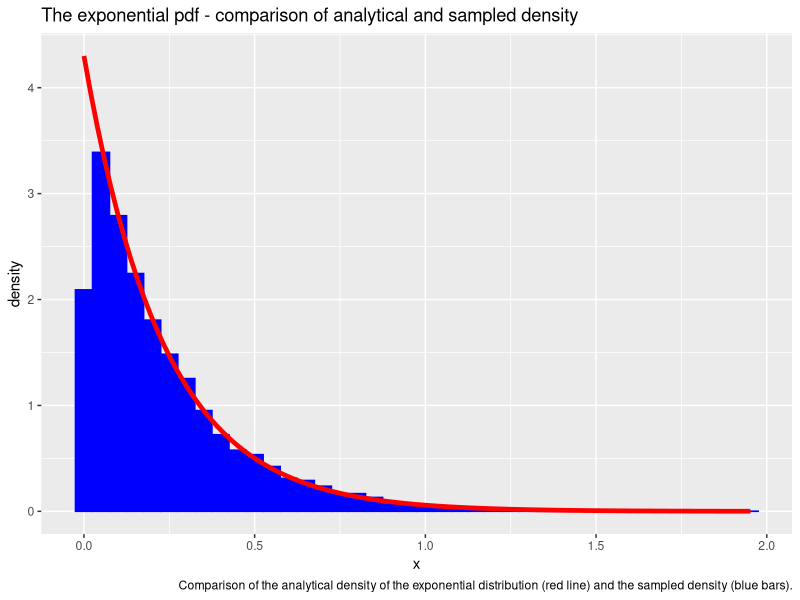
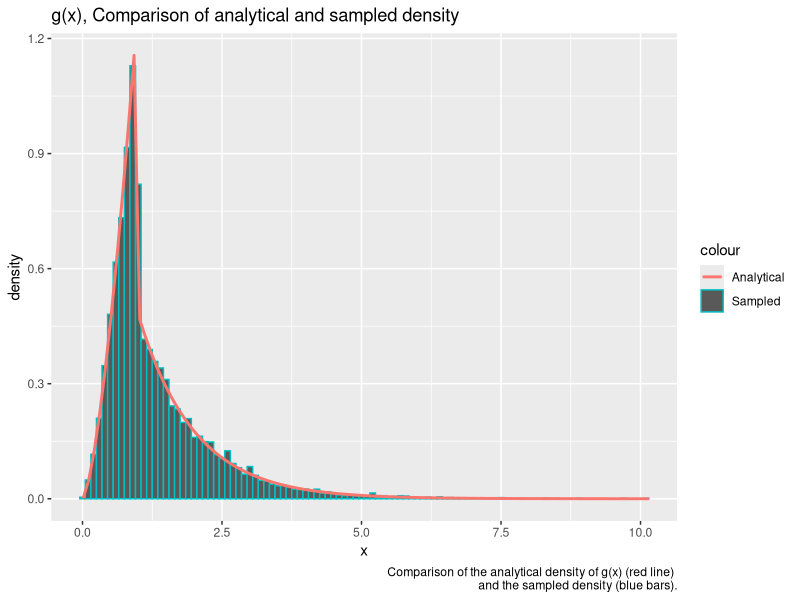
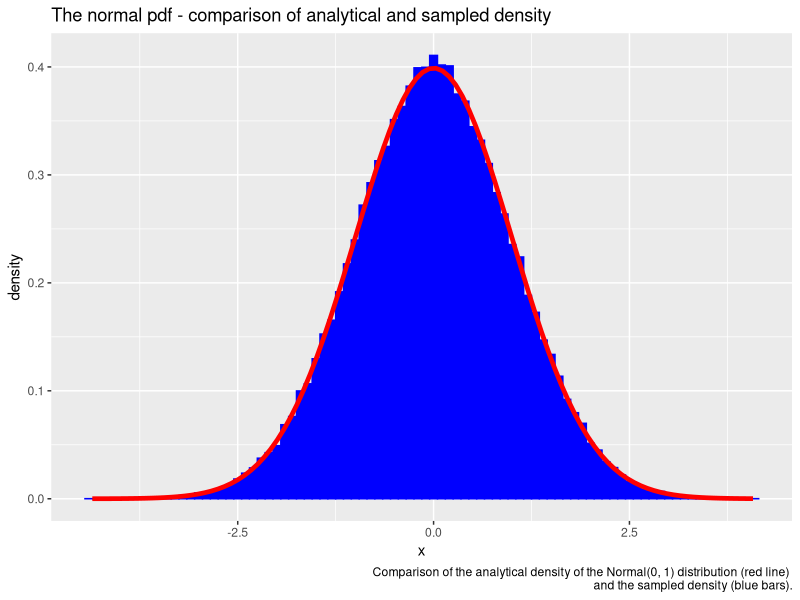
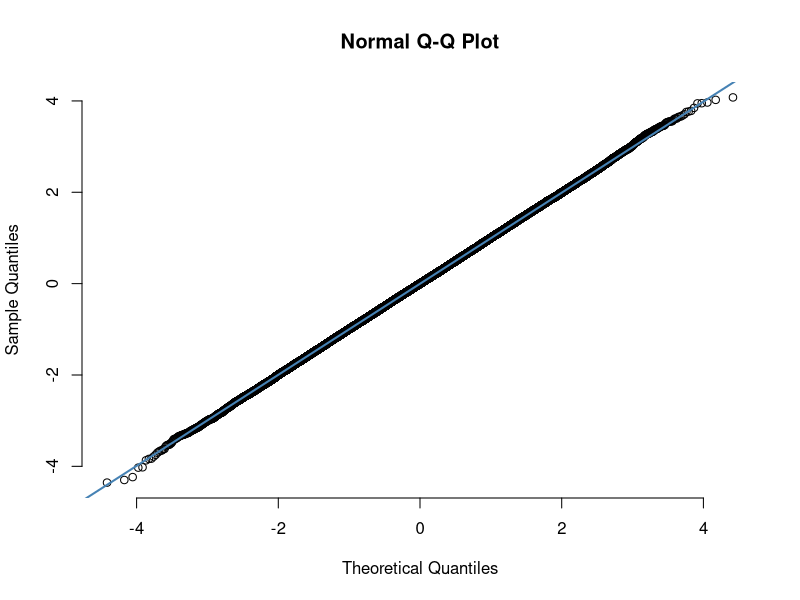
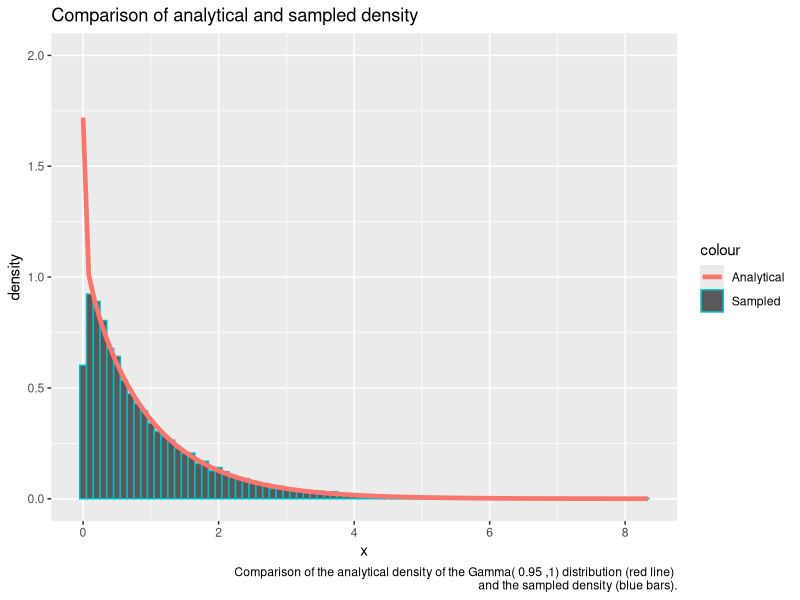
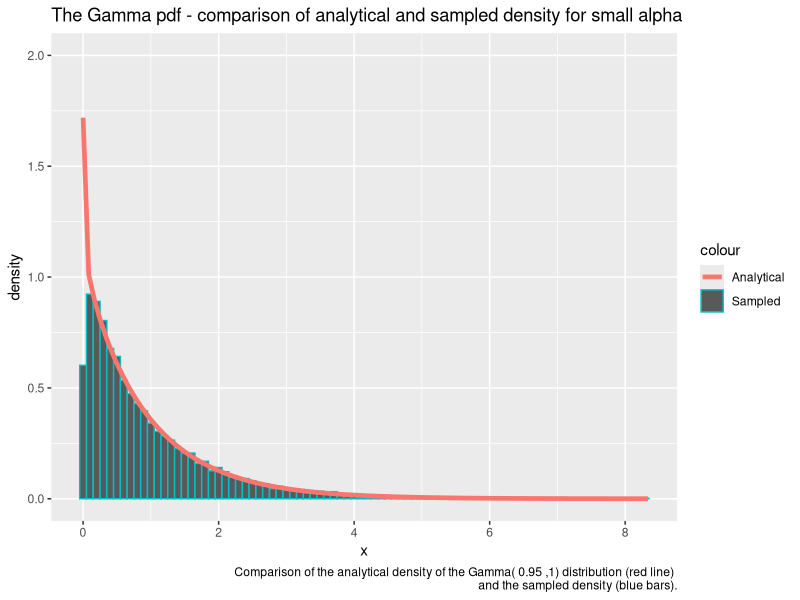
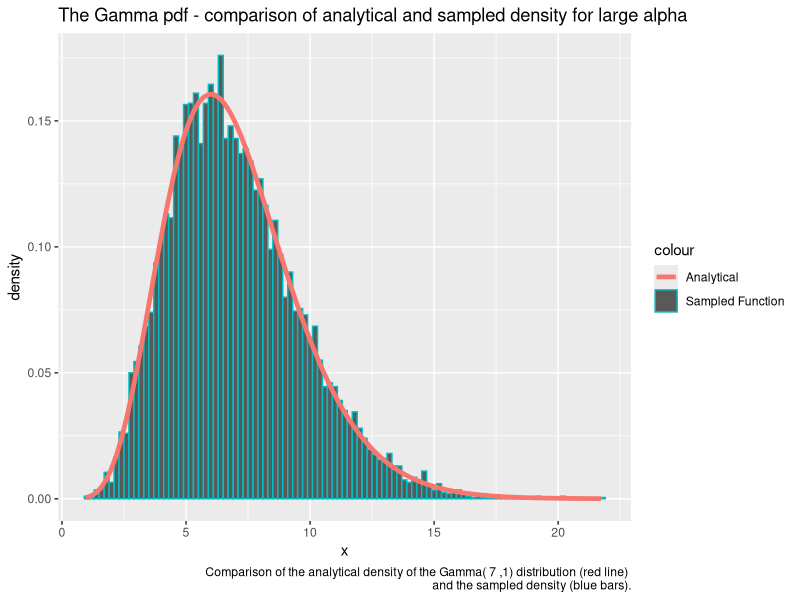
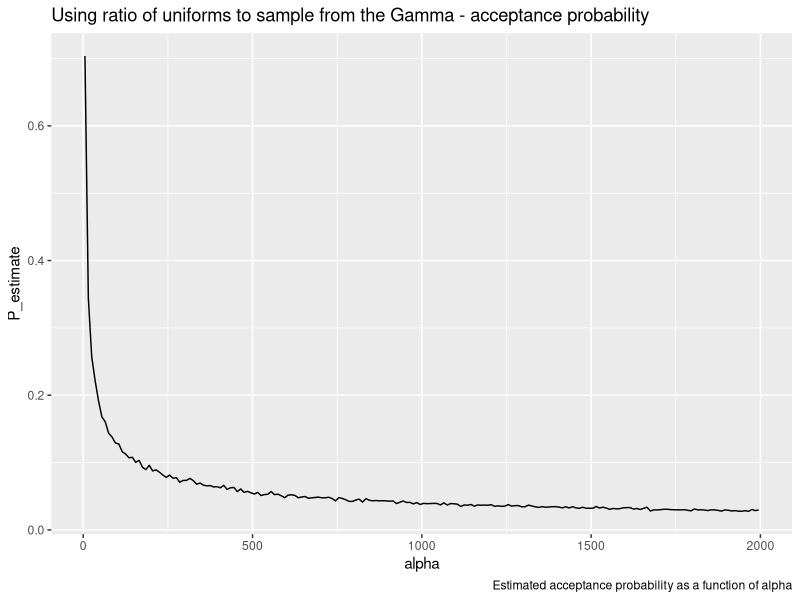

Write the R code that produced these figures, in order.
## ---- chunk 1
library(formatR)
showsol <- FALSE
library(knitr)
opts_chunk$set(tidy.opts = list(width.cutoff = 68), tidy = TRUE, warning = FALSE, error = FALSE, message = FALSE, echo = TRUE)
## ---- chunk 2
library(ggplot2)
exponential<- function(lambda, n=1){
  u = runif(n)
  x = -1/lambda*log(u)
  return(x)
}
## ---- chunk 3
n = 10000
lambda = 4.300
x = exponential(lambda,n)
cat('Theoretical mean: ', 1/lambda,' Computed mean: ', mean(x),'\n')
cat('Theoretical variance: ', 1/lambda^2, ' Computed variance: ', var(x))
## ---- chunk 4
y = rexp(n, lambda)
rfunc = data.frame(value = y)
ourfunc = data.frame(value = x)
rfunc$type = 'R function'
ourfunc$type = 'Our function'
df = rbind(rfunc,ourfunc)
#ggplot(df, aes(value, fill = type)) + 
#   geom_histogram(alpha = 0.5, aes(y = ..density..), binwidth = 0.05, position = 'identity') + ggtitle("Our function vs. R function densities")
df2 <- data.frame(theo=seq(0,max(x),length.out=n), value=x)

ggplot(df2, aes(x = value)) + geom_histogram(aes(y = ..density..), binwidth=0.05, fill = 'blue', color = 'blue') + stat_function(fun=dexp,geom = "line",size=1.6,col="red",args = (mean=lambda)) + ggtitle("The exponential pdf - comparison of analytical and sampled density") + labs(x='x', y='density', caption='Comparison of the analytical density of the exponential distribution (red line) and the sampled density (blue bars).')
## ---- chunk 5
g = function(x, alpha){
  c = alpha*exp(1)/(alpha+exp(1))
  result = vector(length = length(x))
  result[x<1.] = sapply(x[x<1.], function(x) c*x^(alpha - 1))
  result[x>=1.] = sapply(x[x>=1.], function(x) c*exp(-x))
  return(as.double(result))
}

G_inv = function(n, alpha){
  c = alpha*exp(1)/(alpha+exp(1))
  u = runif(n)
  result = vector(length = n)
  result[u < c/alpha] = (alpha/c * u[u < c/alpha])^(1/alpha)
  result[u >= c/alpha] = -log(1/alpha + exp(-1) - u[u >= c/alpha]/c)
  return(result)
}

alpha = 2.5
n = 10000
xsamples = G_inv(n, alpha)
c = alpha*exp(1)/(alpha+exp(1))
mean = c/(alpha+1) + 2*c/exp(1)
cat('Theoretical mean: ', mean, ' Sampled mean: ', mean(xsamples))
## ---- chunk 6
variance = c/(alpha+2)+5*c/exp(1) - mean^2
cat('Theoretical variance: ', variance, ' Sampled variance: ', var(xsamples))
## ---- chunk 7
df2 <- data.frame(theo=seq(0,max(xsamples),length.out=n), value=xsamples)
ggplot(df2, aes(x = value)) + geom_histogram(aes(y = ..density.., color='Sampled'), binwidth=0.1) + stat_function(fun=g,geom = "line",size=1., args = (mean=alpha), alpha=1., aes(color="Analytical")) + ggtitle("g(x), Comparison of analytical and sampled density") + labs(x='x', y='density', caption=paste('Comparison of the analytical density of g(x) (red line) \n and the sampled density (blue bars).'))
## ---- chunk 8
normal <- function(n){
  x_1 <- runif(n/2)
  x_2 <- exponential(1/2, n/2)
  y_1 <- sqrt(x_2)*cos(2*pi*x_1)
  y_2 <- sqrt(x_2)*sin(2*pi*x_1)
  y <- c(y_1,y_2)
  return(y)
}
## ---- chunk 9
n = 100000
x <- normal(n)
cat('Theoretical mean: ', 0,' Computed mean: ', mean(x),'\n')
cat('Theoretical variance: ', 1, ' Computed variance: ', var(x))
## ---- chunk 10
df2 <- data.frame(theo=seq(0,max(x),length.out=n), value=x)
ggplot(df2, aes(x = value)) + geom_histogram(aes(y = ..density..), binwidth=0.1, col = 'blue', fill = 'blue') + stat_function(fun=dnorm,geom = "line",size=1.6,col="red",args = list(mean=0, sd = 1)) + ggtitle("The normal pdf - comparison of analytical and sampled density") + labs(x='x', y='density', caption=paste('Comparison of the analytical density of the Normal(0, 1) distribution (red line) \n and the sampled density (blue bars).'))

qqnorm(x, pch = 1, frame = FALSE)
qqline(x, col = "steelblue", lwd = 2)
## ---- chunk 11
normal_d <- function(d, mu, sigma){
  x <- normal(d)
  y <- mu + t(chol(sigma))%*%x
  return(y)
}
## ---- chunk 12
d = 2
n = 100000
mu = c(1,2)
sigma = matrix(c(2.5,3,3,10),ncol=2,nrow=2)
sample = matrix(NA, ncol = d, nrow = n)
for (i in 1:n){
  sample[i,] <- normal_d(d,mu,sigma)
}
average = apply(sample, 2,mean)
cat('Mean vector: \n')
average
covmat = cov(sample)
cat('Covariance matrix: \n')
covmat
## ---- chunk 13
library(nortest)
ad.test(sample[,1])
ad.test(sample[,2])
## ---- chunk 14
small_gamma = function(alpha, n=1){
  result = vector()
  iter = 0
  sampled = 0
  c = 1/(gamma(alpha)) * (1/alpha + exp(-1))
  
  while(sampled < n){

    #sample from g(x)
    uniform2 = runif(n)
    x = G_inv(n, alpha)
    #compute the acceptance probabilites
    probs = dgamma(x, alpha, rate=1) / (c * as.double(g(x, alpha)))
    #append samples where u < f(x) / c g(x)
    result = append(result, x[uniform2 <= probs])
    #increase counters
    sampled = sampled + sum(uniform2 <= probs)
    iter = iter + n
  }
  
  iter = iter - length(result) + n
  
  return(list(samples = result[seq(1:n)], iter = iter))
}
## ---- chunk 15
alpha = 0.95
G1 <- small_gamma(alpha, 10000)
df12 = data.frame(G1)

cat('Theoretical mean: ', alpha,' Computed mean: ', mean(G1$samples),'\n')
cat('Theoretical variance: ', alpha, ' Computed variance: ', var(G1$samples))
## ---- chunk 16
ggplot(data=df12, aes(x=samples)) + geom_histogram(data=df12, aes(x=samples, y=..density.., color="Sampled"), binwidth=0.1) +  stat_function(fun=dgamma, geom = "line",size=1.6, args = list(shape=alpha, rate=1), aes(x=samples, color = "Analytical")) + ggtitle("Comparison of analytical and sampled density") + ylim(0. ,2.0) + labs(x='x', y='density', caption=paste('Comparison of the analytical density of the Gamma(', alpha, ',1) distribution (red line) \n and the sampled density (blue bars).'))
ggplot(data=df12, aes(x=samples)) + geom_histogram(data=df12, aes(x=samples, y=..density.., color="Sampled"), binwidth=0.1) +  stat_function(fun=dgamma, geom = "line",size=1.6, args = list(shape=alpha, rate=1), aes(x=samples, color = "Analytical")) + ggtitle("The Gamma pdf - comparison of analytical and sampled density for small alpha") + ylim(0. ,2.0) + labs(x='x', y='density', caption=paste('Comparison of the analytical density of the Gamma(', alpha, ',1) distribution (red line) \n and the sampled density (blue bars).'))

## ---- chunk 17
large_gamma <- function(alpha, n=1){
  #log transformations of a and b+
  loga = 1/2 * (alpha - 1) * (log(alpha - 1) - 1)
  logb = 1/2 * (alpha + 1) * (log(alpha + 1) - 1)
  result = vector(mode="numeric")
  
  i = 0
  iter = 0
  while (i < n){
    iter = iter + 1 
    log_x_1 = loga + log(runif(1))
    log_x_2 = logb + log(runif(1))
    #equivalent condition of (x_1, x_2) in C_f
    if (2*log_x_1 <= (alpha - 1)*(log_x_2 - log_x_1) - exp(log_x_2 - log_x_1)){
      result = append(result, exp(log_x_2 - log_x_1))
      i = i + 1
    }
    else{}
  }
  list(samples = result, iter = iter)
}
## ---- chunk 18
alpha = 7.
G2 = large_gamma(alpha, 10000)
cat('Theoretical mean: ', alpha,' Computed mean: ', mean(G2$samples),'\n')
cat('Theoretical variance: ', alpha, ' Computed variance: ', var(G2$samples))
## ---- chunk 19
df16 = data.frame(data=G2)

ggplot(df16, aes(x=data.samples)) + geom_histogram(data=df16, aes(x = data.samples, y=..density.., color="Sampled Function"), binwidth=0.2) + stat_function(fun=dgamma,geom = "line",size=1.6,aes(color='Analytical'),args = list(shape=alpha, rate = 1)) + ggtitle("The Gamma pdf - comparison of analytical and sampled density for large alpha") + labs(x='x', y='density', caption=paste('Comparison of the analytical density of the Gamma(', alpha, ',1) distribution (red line) \n and the sampled density (blue bars).'))
## ---- chunk 20
iterations = c()

for (alpha in seq(2, 2000, 10)){
  #Sample 1000 gamma variables for a particular alpha
  G = large_gamma(alpha, 1000)
  #Iter is here the average over all 1000 samples
  iterations = append(iterations, G$iter)
}

df15 = data.frame(alpha = seq(5, 2000, 10), P_estimate = 1000/iterations)

ggplot(df15, aes(x = alpha, y = P_estimate)) + geom_line() + ggtitle("Using ratio of uniforms to sample from the Gamma - acceptance probability") + labs(caption='Estimated acceptance probability as a function of alpha')
## ---- chunk 21
gamma2 = function(alpha, beta=1, n  = 1){
  if (alpha == 1.0){
    return(list(samples = exponential(beta, n), iter = n))
  }
  else if (alpha <= 1){
    G = small_gamma(alpha, n)
    G$samples = G$samples / beta
    return(G)
  }
  else if (alpha > 1){
    G = large_gamma(alpha, n)
    G$samples = G$samples / beta
    return(G)
  }
}

alpha = 1000
beta = 1

G = gamma2(alpha, beta, 10000)

df17 <- data.frame(G)

histo = hist(G$samples, plot=F)
ggplot(df17, aes(x = samples)) + geom_histogram(aes(y = ..density.., color='Sampled'), bins=50) + stat_function(fun=dgamma,geom = "line",size=1.6,aes(color='Analytical'),args = list(shape=alpha, rate=beta)) + ggtitle("The Gamma pdf - comparison of analytical and sampled density for extreme alpha") + ylim(0, 1.1*max(histo$density)) + labs(x='x', y='density', caption=paste('Comparison of the analytical density of the Gamma(', alpha, ',1) distribution (red line) \n and the sampled density (blue bars).'))
## ---- chunk 22
library(MCMCpack)
get_gamma_samples <- function(alpha){
  return(gamma2(alpha)$samples)
}

dirichlet <- function(alpha){
  z<- sapply(alpha,get_gamma_samples)
  x <- z/sum(z)
  return(x)
}
## ---- chunk 23
k = 5
n = 20000
x <- matrix(NA, ncol = k, nrow = n)
alpha <- exponential(1,k)
for (i in 1:n){
  x[i,] <- dirichlet(alpha)
}
cat('Theoretical mean: ', alpha/sum(alpha),'\n','Computed mean: ', apply(x,2,mean),'\n')
cat('Theoretical variance: ', alpha*(sum(alpha)-alpha)/(sum(alpha)^2*(sum(alpha)+1)),'\n', 'Computed variance: ', apply(x,2,var))
## ---- chunk 24
n <- 10000
alpha <- rep(1,k)
x <- matrix(NA, ncol = k, nrow = n)
for (i in 1:n){
  x[i,] <- dirichlet(alpha)
}
y <- as.vector(rdirichlet(n,alpha))
rfunc = data.frame(value = y)
ourfunc = data.frame(value = as.vector(x))
rfunc$type = 'R function'
ourfunc$type = 'Our function'
df = rbind(rfunc,ourfunc)
ggplot(df, aes(value, fill = type)) + 
   geom_histogram(alpha = 0.5, aes(y = ..density..), position = 'identity') + ggtitle('Comparison of Dirichlet samplers') + labs(x='x', y='density', caption=paste('Comparison of the sampled density of x_k\n sampled from our dirichlet sampler (red bars) and the sampler from MCMpack (blue bars)'))
## ---- chunk 25
df2 <- data.frame(theo=seq(0,max(x[,1]),length.out=n), value=x[,1])
ggplot(df2, aes(x = value)) + geom_histogram(aes(y = ..density..), 
      binwidth = 0.005,fill = 'blue', color = 'blue') + stat_function(fun=dbeta,geom = "line",size=1.6,col="red",args = list(shape1=1,shape2=k-1)) + ggtitle("Our function vs. analytical density") + labs(x='x', y='density', caption=paste('Comparison of the sampled density of x_1 sampled from our dirichlet sampler (blue bars) and the Beta distribution (red line)'))
## ---- chunk 26
f <- function(x){
  return((2+x)^125*(1-x)^38*x^34)
}

optimum = optimize(f,c(0,1),maximum = TRUE)

draw_samples <- function(n){
  samples <- rep(NA,n)
  iter = 0
  for (i in 1:n){
    finish = 0
    while(finish ==0){
      iter = iter + 1
      x_sample <- runif(1)
      alpha <- f(x_sample)/optimum$objective
      u = runif(1)
      if (u <=alpha){
        samples[i] <- x_sample
        finish <- 1
      }
    }
  }
  return(list(samples = samples, iterations = iter))
}
## ---- chunk 27
n = 10000
g <- function(x){
  return(f(x)*x)
}
f_density <- function(x){return(f(x)/integrate(f,0,1)$value)}
y <- draw_samples(n)
cat("Computed mean: ", sum(y$samples)/n, '\n')
cat("Theoretical mean: ", integrate(g,0,1)$value/integrate(f,0,1)$value, '\n')
df <- data.frame(theo=seq(0,1,length.out=n), value=y$samples)
ggplot(df, aes(x = value)) + geom_histogram(aes(y = ..density..), binwidth=0.001, col = 'blue', fill = 'blue') + stat_function(fun=f_density,geom = "line",size=1.6,col="red") + ggtitle("Comparison of analytical and sampled density") + xlim(0,1) + geom_segment(x = sum(y$samples)/n, xend = sum(y$samples)/n, y = 0, yend = 100, col = "green", size = 1.2, linetype = "longdash") + labs(x='x', y='density', caption=paste('Comparison of the sampled density of x_k sampled from our dirichlet sampler (red bars) and the sampler from MCMpack (blue bars)'))
## ---- chunk 28
cat("Average random numbers generated: ", y$iterations/n, '\n')
cat("Theoretical expected number: ", optimum$objective/integrate(f,0,1)$value)
## ---- chunk 29
unscaled_posterior_target = function(x){
  return(f_density(x)*dbeta(x, 1, 5))
}

NC_posterior = integrate(unscaled_posterior_target, 0, 1)$value

posterior_target = function(x){
  return(unscaled_posterior_target(x) / NC_posterior) 
}

posterior_target_mean_density = function(x){
  return(x * posterior_target(x))
}

theoretical_mean = integrate(posterior_target_mean_density, 0, 1)$value

weights = posterior_target(y$samples) / f_density(y$samples)
posterior_mean = sum(y$samples*weights) / (n)
cat("IS posterior mean estimate:", posterior_mean, "\n")
cat("Analytical posterior mean:", theoretical_mean)
## ---- chunk 30
unscaled_weights = unscaled_posterior_target(y$samples) / f(y$samples)
posterior_mean_SN = sum(y$samples*unscaled_weights) / (sum(unscaled_weights))

cat("self-normalizing IS posterior mean estimate:", posterior_mean_SN, "\n")
cat("Analytical posterior mean:", theoretical_mean)
## ---- chunk 31
dbeta2 = function(x){
  return(dbeta(x, 1, 5))
}
est = sum(y$samples)/n
cat(paste('Mass left of x =',est,':', integrate(dbeta2, 0, est)$value))
